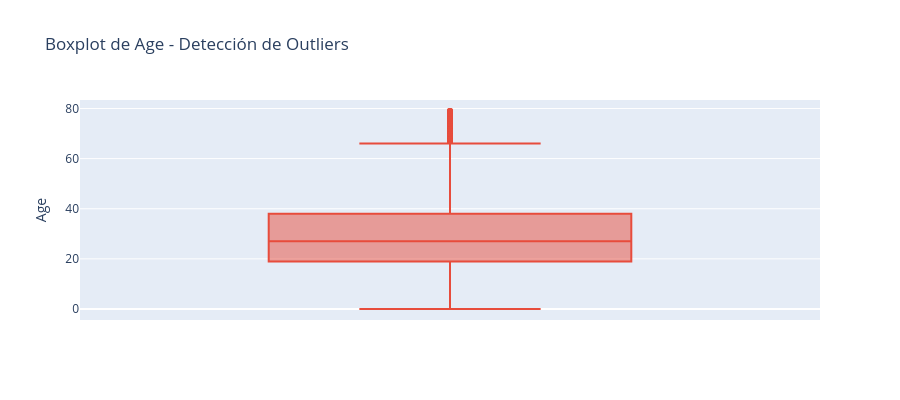
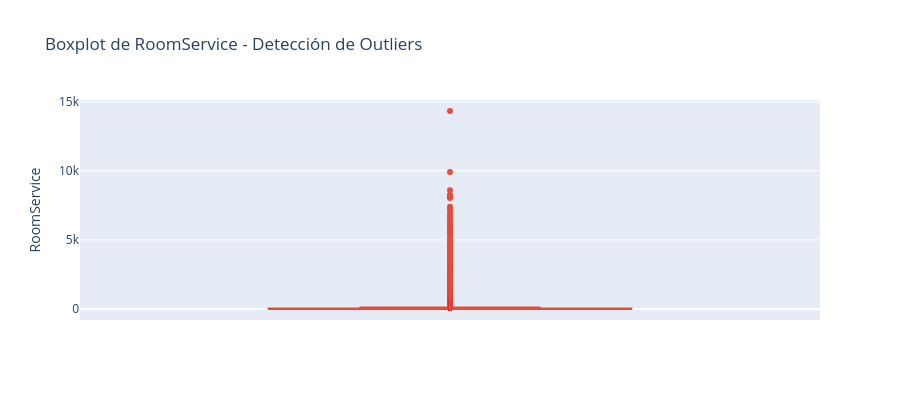
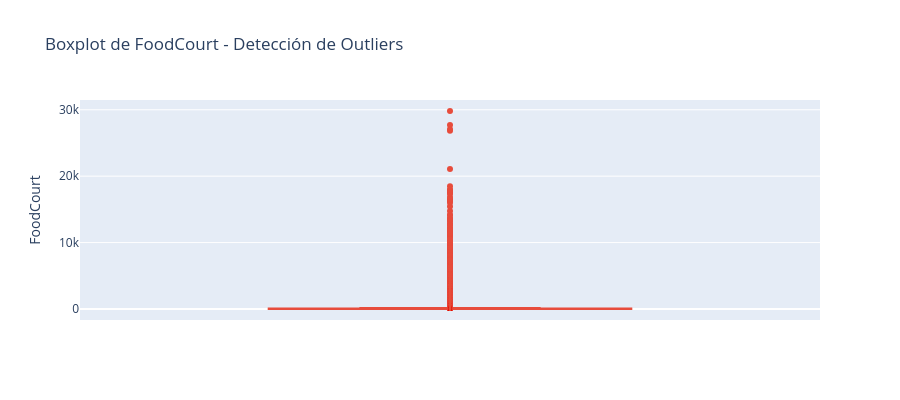
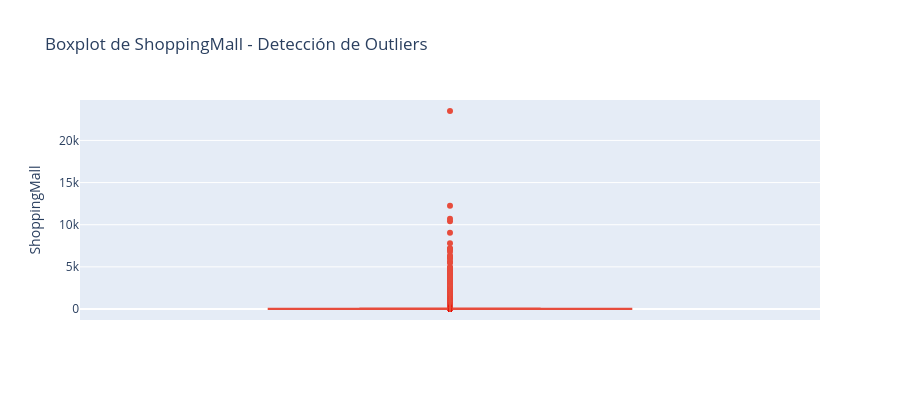

The code cell stored with these charts, in order, in its notebook:
### Markdown cell above
### **6.2 Visualización de Outliers**

### Code cell
for col in numeric_cols:
    fig = px.box(df_clean, y=col,
                 title=f'Boxplot de {col} - Detección de Outliers',
                 labels={col: col},
                 color_discrete_sequence=['#e74c3c'])
    fig.update_layout(height=400)
    fig.show()

### Figure 1 — Plotly figure (JSON) as saved in the notebook; plotly's stock layout.template omitted (floating-point values rounded to 4 significant figures; data arrays with more than 128 entries replaced by an {"elided": "..."} marker saying what was removed)
{"data": [{"alignmentgroup": "True", "hovertemplate": "Age=%{y}<extra></extra>", "legendgroup": "", "marker": {"color": "#e74c3c"}, "name": "", "notched": false, "offsetgroup": "", "orientation": "v", "showlegend": false, "type": "box", "x0": " ", "xaxis": "x", "y": {"elided": "8514 int values"}, "y0": " ", "yaxis": "y"}], "layout": {"boxmode": "group", "height": 400, "legend": {"tracegroupgap": 0}, "title": {"text": "Boxplot de Age - Detección de Outliers"}, "xaxis": {"anchor": "y", "domain": [0, 1]}, "yaxis": {"anchor": "x", "domain": [0, 1], "title": {"text": "Age"}}}}

### Figure 2 — Plotly figure (JSON) as saved in the notebook; plotly's stock layout.template omitted (floating-point values rounded to 4 significant figures; data arrays with more than 128 entries replaced by an {"elided": "..."} marker saying what was removed)
{"data": [{"alignmentgroup": "True", "hovertemplate": "RoomService=%{y}<extra></extra>", "legendgroup": "", "marker": {"color": "#e74c3c"}, "name": "", "notched": false, "offsetgroup": "", "orientation": "v", "showlegend": false, "type": "box", "x0": " ", "xaxis": "x", "y": {"elided": "8514 int values"}, "y0": " ", "yaxis": "y"}], "layout": {"boxmode": "group", "height": 400, "legend": {"tracegroupgap": 0}, "title": {"text": "Boxplot de RoomService - Detección de Outliers"}, "xaxis": {"anchor": "y", "domain": [0, 1]}, "yaxis": {"anchor": "x", "domain": [0, 1], "title": {"text": "RoomService"}}}}

### Figure 3 — Plotly figure (JSON) as saved in the notebook; plotly's stock layout.template omitted (floating-point values rounded to 4 significant figures; data arrays with more than 128 entries replaced by an {"elided": "..."} marker saying what was removed)
{"data": [{"alignmentgroup": "True", "hovertemplate": "FoodCourt=%{y}<extra></extra>", "legendgroup": "", "marker": {"color": "#e74c3c"}, "name": "", "notched": false, "offsetgroup": "", "orientation": "v", "showlegend": false, "type": "box", "x0": " ", "xaxis": "x", "y": {"elided": "8514 int values"}, "y0": " ", "yaxis": "y"}], "layout": {"boxmode": "group", "height": 400, "legend": {"tracegroupgap": 0}, "title": {"text": "Boxplot de FoodCourt - Detección de Outliers"}, "xaxis": {"anchor": "y", "domain": [0, 1]}, "yaxis": {"anchor": "x", "domain": [0, 1], "title": {"text": "FoodCourt"}}}}

### Figure 4 — Plotly figure (JSON) as saved in the notebook; plotly's stock layout.template omitted (floating-point values rounded to 4 significant figures; data arrays with more than 128 entries replaced by an {"elided": "..."} marker saying what was removed)
{"data": [{"alignmentgroup": "True", "hovertemplate": "ShoppingMall=%{y}<extra></extra>", "legendgroup": "", "marker": {"color": "#e74c3c"}, "name": "", "notched": false, "offsetgroup": "", "orientation": "v", "showlegend": false, "type": "box", "x0": " ", "xaxis": "x", "y": {"elided": "8514 int values"}, "y0": " ", "yaxis": "y"}], "layout": {"boxmode": "group", "height": 400, "legend": {"tracegroupgap": 0}, "title": {"text": "Boxplot de ShoppingMall - Detección de Outliers"}, "xaxis": {"anchor": "y", "domain": [0, 1]}, "yaxis": {"anchor": "x", "domain": [0, 1], "title": {"text": "ShoppingMall"}}}}
